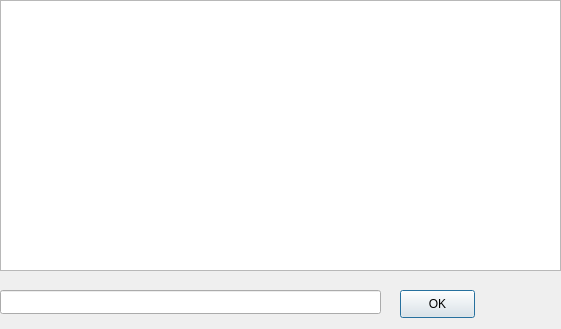
<ui version="4.0" >
 <class>DialogWindow</class>
 <widget class="QDialog" name="DialogWindow" >
  <property name="geometry" >
   <rect>
    <x>0</x>
    <y>0</y>
    <width>561</width>
    <height>329</height>
   </rect>
  </property>
  <property name="windowTitle" >
   <string>Dialog</string>
  </property>
  <widget class="QWidget" name="verticalLayout" >
   <property name="geometry" >
    <rect>
     <x>0</x>
     <y>0</y>
     <width>561</width>
     <height>271</height>
    </rect>
   </property>
   <layout class="QVBoxLayout" >
    <item>
     <widget class="QTextEdit" name="textEdit" >
      <property name="readOnly" >
       <bool>true</bool>
      </property>
     </widget>
    </item>
   </layout>
  </widget>
  <widget class="QLineEdit" name="lineEdit" >
   <property name="geometry" >
    <rect>
     <x>0</x>
     <y>290</y>
     <width>381</width>
     <height>24</height>
    </rect>
   </property>
  </widget>
  <widget class="QPushButton" name="pushButton" >
   <property name="geometry" >
    <rect>
     <x>400</x>
     <y>290</y>
     <width>75</width>
     <height>28</height>
    </rect>
   </property>
   <property name="text" >
    <string>OK</string>
   </property>
  </widget>
 </widget>
 <resources/>
 <connections/>
</ui>
